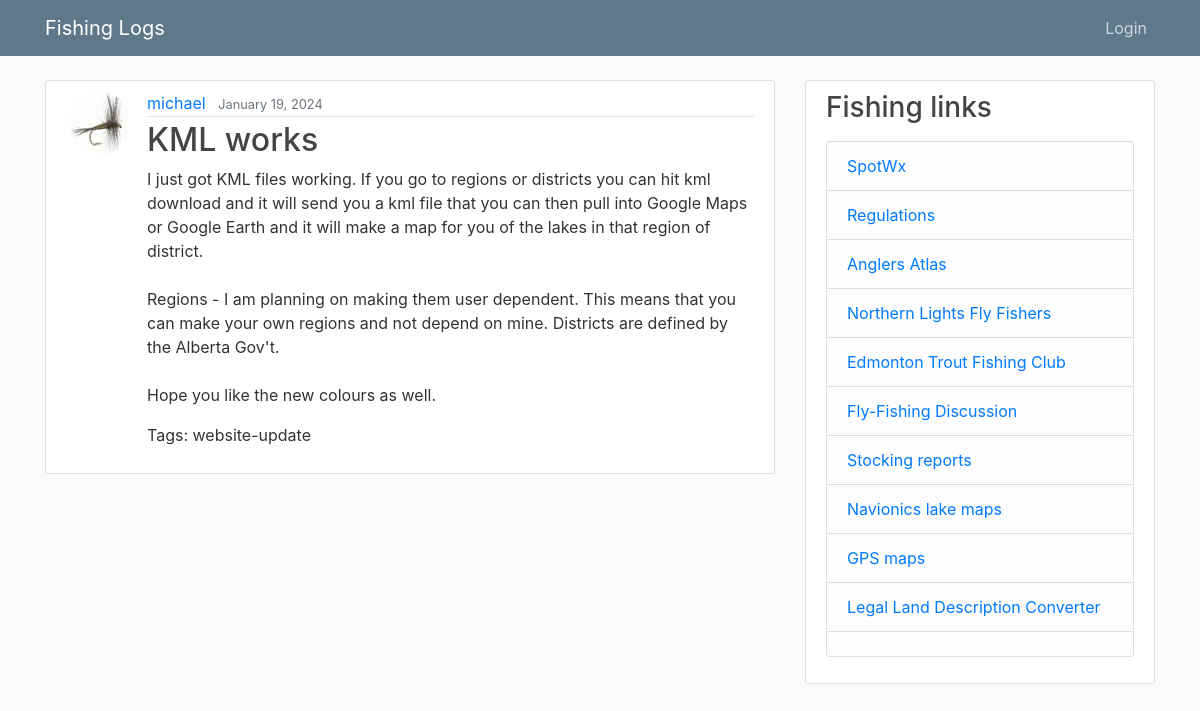
Screenshot of /blog/post/11/ with the database file from the repository.
### blog/models.py (models this page shows, shortened)
class Post(models.Model):
    title = models.CharField(max_length=100)
    content = RichTextField (blank=True, null=True)
    date_posted = models.DateTimeField(default=timezone.now)
    author = models.ForeignKey(User, on_delete=models.CASCADE)
    tags = TaggableManager(blank=True)

### users/models.py (models this page shows, shortened)
class Profile(models.Model):
    user = models.OneToOneField(User, on_delete=models.CASCADE)
    address = models.CharField (max_length=100, default = '10220 104 Ave NW')
    city = models.CharField (max_length=15, default = 'Edmonton')
    prov = models.CharField (max_length=5, default = 'AB')
    image = models.ImageField(default='default.jpg', upload_to='profile_pics')

### blog/views.py (the view)
# urls.py: path('post/<int:pk>/', PostDetailView.as_view(), name='post-detail'),
class PostDetailView(DetailView):
    model = Post

### blog/templates/blog/post_detail.html (shortened to what this page needs)
{% extends "blog/base.html" %}
{% block content %}
  <article class="media content-section">
    <img class="rounded-circle article-img" src="{{ object.author.profile.image.url }}">
    <div class="media-body">
      <div class="article-metadata">
        <a class="mr-2" href="{% url 'user-posts' object.author.username %}">{{ object.author }}</a>
        <small class="text-muted">{{ object.date_posted|date:"F d, Y" }}</small>
      </div>
      <h2 class="article-title">{{ object.title }}</h2>
      <p class="article-content">{{ object.content | safe }}</p>
      <p>Tags: {% for tag in object.tags.all %}{{ tag }}{% if not forloop.last %}, {% endif %}{% endfor %}</p>
    </div>
  </article>
{% endblock content %}

### static/blog/main.css (style rules this page uses)
body { background: #fafafa; color: #333333; margin-top: 5rem; }
h1, h2, h3, h4, h5, h6 { color: #444444; }
.content-section { background: #ffffff; padding: 10px 20px; border: 1px solid #dddddd; border-radius: 3px; margin-bottom: 20px; }
.article-title { color: #444444; }
.article-content { white-space: pre-line; }
.article-img { height: 65px; width: 65px; margin-right: 16px; }
.article-metadata { padding-bottom: 1px; margin-bottom: 4px; border-bottom: 1px solid #e3e3e3 }

### rows the page displays
Post: author.profile.image (placeholder picture), author "michael", date_posted "January 19, 2024", title "KML works", content "I just got KML files working. If you go to regions or districts you can hit kml download and it will send you a kml file that you can then pull into Google Maps or Google Earth and it will make a map for you of the lakes in that region of district. Regions - I am planning on making them user dependent. This means that you can make your own regions and not depend on mine. Districts are defined by the Alberta Gov't. Hope you like the new colours as well."
Tag: name "website-update"
